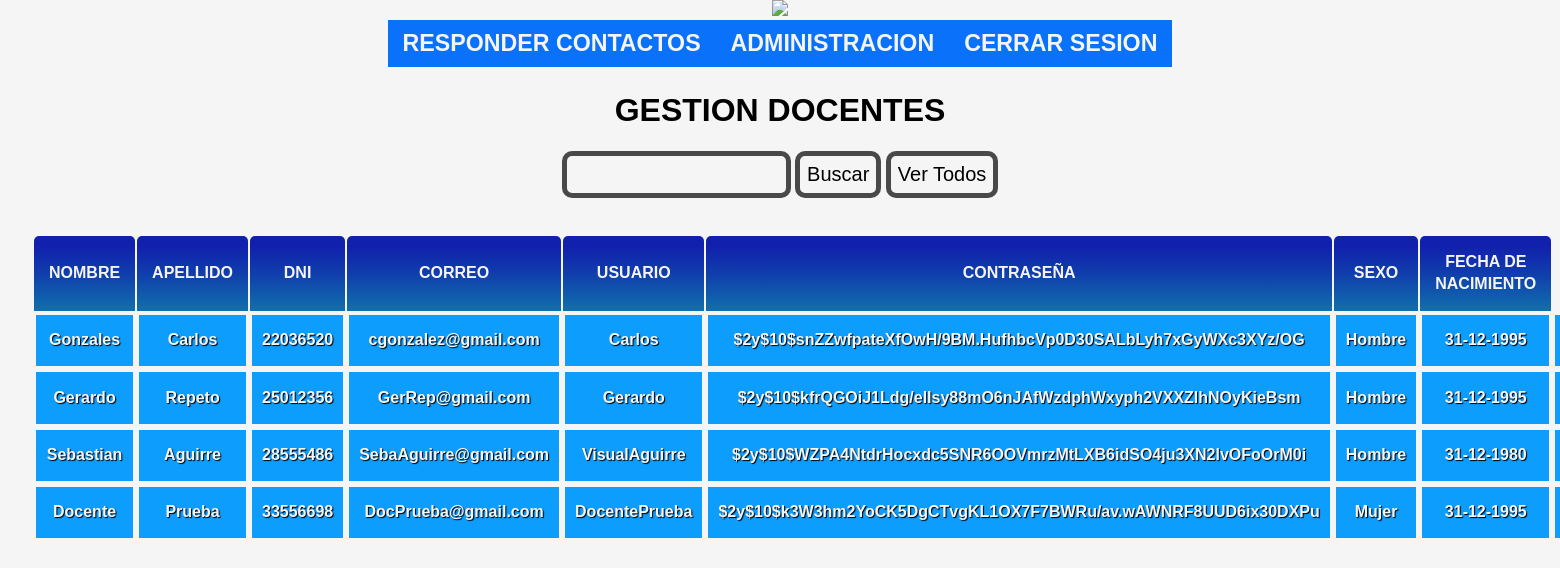
The page /RevistaDigital/docente_buscar.php (signed in) on the database its author committed.
### tables this page shows
CREATE TABLE `docente` (
  `id_docente` int(11) NOT NULL,
  `nombre` text,
  `apellido` text,
  `dni` varchar(10) DEFAULT NULL,
  `correo` varchar(100) DEFAULT NULL,
  `nombre_usuario` varchar(255) DEFAULT NULL,
  `contra` varchar(255) DEFAULT NULL,
  `sexo` enum('Hombre','Mujer') NOT NULL DEFAULT 'Mujer',
  `fechaNacimiento` date DEFAULT NULL,
  `id_perfil` int(11) DEFAULT NULL
);

### RevistaDigital/docente_buscar.php (the view, shortened to what this page needs)
<!DOCTYPE html>
    <head>
	</head>
<body onload=document.formBuscar.filtro.focus()>
<?php
	include ("include/conexion.php");
	include ("include/menuAdmin.php");
	$message=""; $filtro=""; $SQLfiltro="";
	$action=""; $dni=""; $filtro="";
?>
	<div align=center>
	<h1>GESTION DOCENTES</h1>
    <form name=formBuscar method=post>
	<input class='boton' type=text name=filtro id=filtro size=15 maxlength=50 required onfocus=this.select() value="<?=$filtro?>">
	<input type=submit value=Buscar class='boton' onclick=Buscar();>
	<input type=button value='Ver Todos' class='boton' onclick=VerTodo();>
	</form>
	</div><br>
	<div  align='center'><?=$message?></div><br>
	<?php
	$docentes = $cn->query("SELECT * FROM docente ".$SQLfiltro." ORDER BY dni");
	if (!$docentes->num_rows==0)
	{
		?>
		<table align=center class="table1" >
		<thead>
		<tr>
			<th></th>
			<th scope="col" abbr="Starter">NOMBRE</th>
			<th scope="col" abbr="Medium">APELLIDO</th>
			<th scope="col" abbr="Business">DNI</th>
			<th scope="col" abbr="Deluxe">CORREO</th>
			<th scope="col" abbr="Starter">USUARIO</th>
			<th scope="col" abbr="Medium">CONTRASEÑA</th>
			<th scope="col" abbr="Business">SEXO</th>
			<th scope="col" abbr="Deluxe">FECHA DE NACIMIENTO</th>
		</tr>
		</thead>
		<?php
		while ($fila=$docentes->fetch_assoc())
		{
			$FechaNacimiento = $fila["fechaNacimiento"];
			$newFechaNacimiento = date("d-m-Y", strtotime($FechaNacimiento));
			echo "<tr>";
			echo "<th></th>";
			echo "<td >".$fila["nombre"]."</td>";
			echo "<td >".$fila["apellido"]."</td>";
			echo "<td >".$fila["dni"]."</td>";
            echo "<td >".$fila["correo"]."</td>";
            echo "<td >".$fila["nombre_usuario"]."</td>";
            echo "<td >".$fila["contra"]."</td>";
			echo "<td>".$fila["sexo"]."</td>";
            echo "<td>".$newFechaNacimiento."</td>";
			echo "<td><input type=image  src='images/boton_agregar.gif' title='Ir al registro docente'	onclick=docente_Agregar(".$fila["dni"].");></td>";
			echo "</tr>";
		}
		echo "</table>";
	}
	?>
</body>
</html>

### RevistaDigital/include/menuAdmin.php
<div id="barra">
    <center><img  width="100%"  src="https://scontent.faep9-1.fna.fbcdn.net/v/t1.15752-9/s2048x2048/41413738_912381075621579_84009654799040512_n.jpg?_nc_cat=0&oh=888e224b219e001072ad8374d90a102c&oe=5C2B7D86"></center>
    <center><ul id="nav" class="nav" >
			   <li><a href="http://localhost:8080/PaginaWeb/RevistaDigital/contacto_buscar.php" >RESPONDER CONTACTOS</a></li>
			   <li><a href="http://localhost:8080/PaginaWeb/RevistaDigital/docente_buscar.php" >ADMINISTRACION</a></li>
			   <li><a href="http://localhost:8080/PaginaWeb/RevistaDigital/cerrar_sesion.php" >CERRAR SESION</a></li>
			   </ul></center></div>

### RevistaDigital/estilotabla.css (style rules this page uses)
body { margin: 0; margin-bottom: 40px; background: whitesmoke; font-family: Arial, Helvetica, sans-serif; }
#nav { margin: 0 auto; padding: 5px 0; display: inline-block; background-color:rgba(0, 108, 250, 0.966); }
#nav li { font-size: 145%; margin: 0 10px; padding: 0 0 0px; float: left; position: center; list-style: none; font-family: Verdana, Geneva, Tahoma, sans-serif; }
#nav a { font-weight: bold; color: whitesmoke; text-decoration: whitesmoke; display: block; padding: 5px 5px; margin: 0; border-radius: 0.5em; text-shadow: 10 10px 10px rgba(0,0,0, 0); }
.boton { text-decoration: none; padding: 7px; font-weight: 30px; font-size: 20px; color: black; background-color: whitesmoke; border-radius: 10px; border: 5px solid rgba(0,0,0, 0.7); }
table.table1 { font-family: "Trebuchet MS", sans-serif; font-size: 16px; font-weight: bold; line-height: 1.4em; font-style: normal; border-collapse:separate; }
.table1 thead th { padding:15px; color:whitesmoke; background-color:rgba(15, 30, 172, 0.993); background:-webkit-gradient( linear, left bottom, left top, color-stop(0.02, rgba(15, 109, 172, 0.993)), color-stop(0.51, rgba(15, 60, 172, 0.996)), color-stop(0.87, rgba(15, 30, 172, 0.993)) ); background: -moz-linear-gradient( center bottom, rgb(2, 128, 247) 2%, rgb(2, 158, 217) 51%, rgb(2, 108, 200) 87% ); -webkit-border-top-left-radius:5px; -webkit-border-top-right-radius:5px; border-radius:5px 5px 0px 0px; border-top-left-radius:5px; border-top-right-radius:5px; }
.table1 thead th:empty { background:transparent; border:none; }
.table1 tbody td { padding:10px; text-align:center; background-color:rgba(5, 154, 253, 0.966); border: 2px solid whitesmoke; -moz-border-radius:2px; -webkit-border-radius:2px; border-radius:2px; color:whitesmoke; text-shadow:1px 1px 1px black; }

### rows shown on the page
docente: nombre "Gonzales", apellido "Carlos", dni "22036520", correo "cgonzalez@gmail.com", nombre_usuario "Carlos", contra "$2y$10$snZZwfpateXfOwH/9BM.HufhbcVp0D30SALbLyh7xGyWXc3XYz/OG", sexo "Hombre", fechaNacimiento "31-12-1995"
docente: nombre "Gerardo", apellido "Repeto", dni "25012356", correo "GerRep@gmail.com", nombre_usuario "Gerardo", contra "$2y$10$kfrQGOiJ1Ldg/elIsy88mO6nJAfWzdphWxyph2VXXZlhNOyKieBsm", sexo "Hombre", fechaNacimiento "31-12-1995"
docente: nombre "Sebastian", apellido "Aguirre", dni "28555486", correo "SebaAguirre@gmail.com", nombre_usuario "VisualAguirre", contra "$2y$10$WZPA4NtdrHocxdc5SNR6OOVmrzMtLXB6idSO4ju3XN2lvOFoOrM0i", sexo "Hombre", fechaNacimiento "31-12-1980"
docente: nombre "Docente", apellido "Prueba", dni "33556698", correo "DocPrueba@gmail.com", nombre_usuario "DocentePrueba", contra "$2y$10$k3W3hm2YoCK5DgCTvgKL1OX7F7BWRu/av.wAWNRF8UUD6ix30DXPu", sexo "Mujer", fechaNacimiento "31-12-1995"
